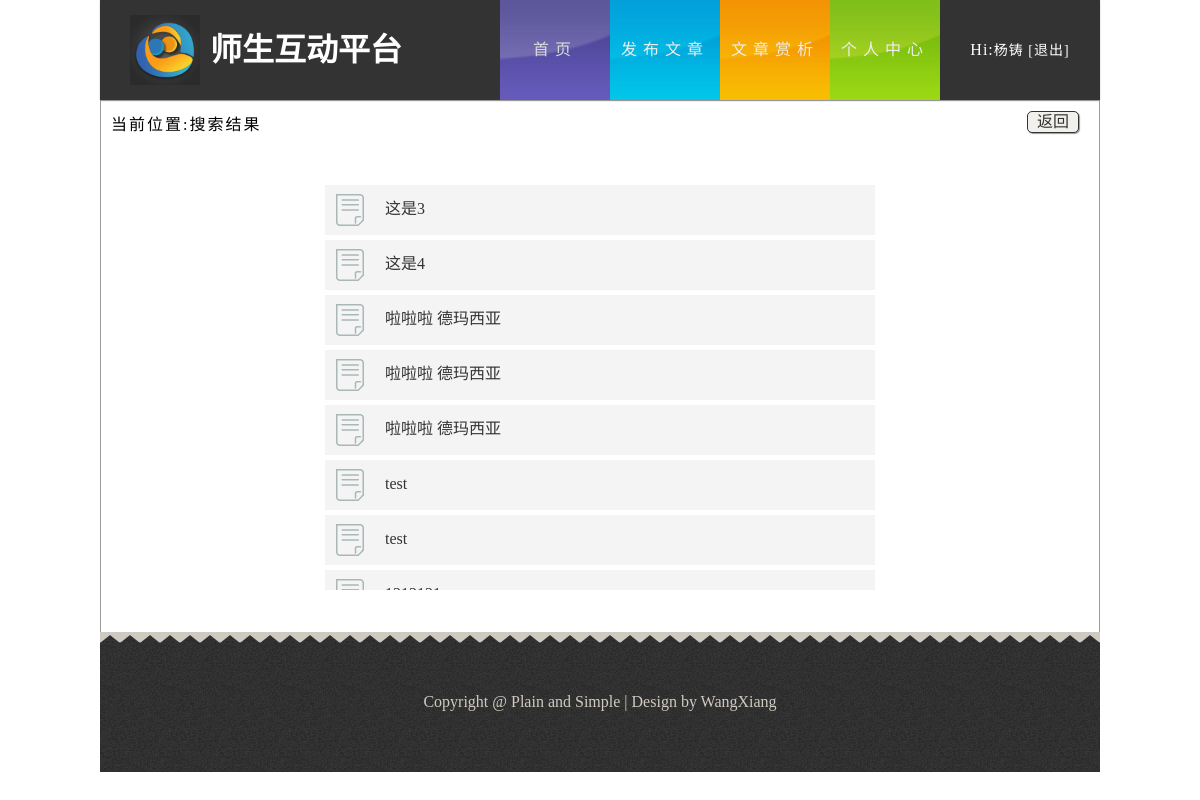
The page /search.php (signed in) on the database its author committed.
### tables this page shows
CREATE TABLE `tb_paragraph` (
  `para_id` int(11) NOT NULL AUTO_INCREMENT,
  `para_content` varchar(10000) NOT NULL,
  `para_publish` int(20) DEFAULT NULL COMMENT '发布时间',
  `para_title` varchar(255) NOT NULL,
  `para_kind` varchar(255) DEFAULT NULL,
  `para_video` varchar(255) DEFAULT NULL,
  `para_picture` varchar(255) DEFAULT NULL,
  `account` varchar(255) DEFAULT NULL,
  `count_read` int(10) DEFAULT '0',
  `count_send` int(10) DEFAULT '0',
  `count_discuss` int(10) DEFAULT '0',
  `type` varchar(10) DEFAULT NULL,
  PRIMARY KEY (`para_id`)
);

### public/search.php (the view, shortened to what this page needs)
<!DOCTYPE html>
<html lang="zh-cn">
<head>
	<link rel="stylesheet" href="css/style.css">
</head>
<body>
    <header id="header">
	    <div class="sec">
		    <h1 class="logo">师生互动平台</h1>
			<nav class="link">
			    <ul class="o-nav">
			        <li class="active"><a href="index.php" class="s-bc">首页</a></li>
				    <li><a href="addarticle.php" class="f-bc">发布文章</a></li>
				    <li><a href="paragraph.php?page=1" class="w-bc">文章赏析</a></li>
				    <li><a href="setinfo.php" class="d-bc">个人中心</a></li>
			    </ul>
				<div class="dz">
				    <ul>
					<?php
						if(isset($_COOKIE["name"])){
							echo "<div class=\"dlz\">Hi:<a href=\"setinfo.php\"><span>".$_COOKIE["name"]." </span></a><a href=\"logout.php\">[退出]</a></div>";
						}else{
					?>
					   <li><a href="login.php">登录</a></li>
					   <li><a href="register.php">注册</a></li>
					<?php
						}
					?>
					</ul>
				</div>
			</nav>
		</div>
	</header>
    <div id="content" style="width:998px;border:1px solid #999;height:530px;padding:0">
	    <div class="wk zylb" style="background:#fff;">
		    <div class="wz">
			    当前位置:搜索结果
			</div>
		    <div class="return">
			    <a href="javascript:history.go(-1)" style=" color:#333">返回</a>
			</div>
			<div class="ssym">
			    <div class="sszs" style="overflow-y: scroll;">
		<?php
			$search = $_GET['search'];
			$result = mysql_query("SELECT * FROM tb_paragraph WHERE para_title like '%".$search."%'");
			while ($row = mysql_fetch_array($result)) {
				echo "<div class=\"ssjg\">";
				echo 	"<div class=\"fbr\">";
				echo 		"<img src=\"img/form.png\" style=\"width: 32px; margin-top: 9px; margin-left: 9px;\" />";
				echo 	"</div>";
				echo 	"<div class=\"bt\">";
				echo 		"<a class=\"link\" href=\"#\">".$row['para_title']."<span style=\"display:none;\">".$row['para_id']."</span></a>";
				echo 	"</div>";
				echo "</div>";
			}
		?>
			    </div>
			</div>
		</div>
	</div>
	<footer>
	    <div class="footer">
		      Copyright&nbsp;&#64;&nbsp;Plain and Simple&nbsp;&#124;&nbsp;Design by WangXiang
		</div>
	</footer>
</body>
</html>

### public/css/style.css (style rules this page uses)
body,ul,h1 { margin:0; padding:0; }
.wk { width:998px; height:420px; }
.zylb { height:531px; background:#cecabf; }
.zylb>.wz { display:inline-block; margin:10px 0 0 10px; letter-spacing:2px; }
.zylb>.return { float:right; width:50px; height:20px; line-height:20px; border:1px solid #333; border-radius:5px; text-align:center; margin:10px 20px 0 0; display:inline-block; box-shadow:1px 1px 1px #999; background:#f1f0ec; }
.return>a { color:#333; }
#header { width:100%; height:100px; background-color:#fff; }
ul { list-style:none; }
a { text-decoration:none;color:#333 }
.sec { width:1000px; height:100px; background-color:#333; margin:0 auto; box-shadow:0 1px 1px #999; position:relative; z-index:9999; }
.logo { background:url(../img/logo.png) no-repeat; background-size:70px 70px; width:330px; height:70px; text-indent:80px; float:left; margin-left:30px; margin-top:15px; color:#fff; line-height:70px; }
#header .link { float:right; height:100px; width:600px; text-align:center; line-height:100px; letter-spacing:6px; }
#header .o-nav li { float:left; width:110px; }
#header .o-nav li>a { display:block; color:#eee; }
#header .s-bc { background:url(../img/bg1.png) no-repeat; background-size:110px 100px; }
#header .f-bc { background:url(../img/bg2.png) no-repeat; background-size:110px 100px; }
#header .d-bc { background:url(../img/bg3.png) no-repeat; background-size:110px 100px; }
#header .w-bc { background:url(../img/bg4.png) no-repeat; background-size:110px 100px; }
#header .o-nav li>a:hover,#header .o-nav .active>a { opacity:0.9; }
#header .dz .dlz { color:#fff;letter-spacing:1px }
#header .dz .dlz>a { color:#fff;font-size:14px; }
#content { background:#cecabf; width:1000px; height:auto; margin:0 auto; padding-bottom:30px; }
footer { margin:0 auto; width:1000px; background:#cecabf; }
.footer { background:url(../img/footer.png); width:1000px; height:140px; color:#d0cbc0; text-align:center; line-height:140px; font-family:SimHei; }
.ssym { margin-top:50px;margin-bottom:30px; }
.ssym .ssjg { width:550px;margin:0 auto;background:#f4f4f4;margin-bottom:5px; }
.ssym .sszs { height:405px;overflow-y:hidden }
.ssym .ssjg .fbr { width:50px; height:50px; overflow:hidden; display:inline-block;vertical-align:middle;margin-right:10px; }
.ssym .ssjg .fbr img { width:50px; }
.ssym .ssjg .bt { display:inline-block; }

### rows shown on the page
tb_paragraph: para_title "这是3"
tb_paragraph: para_title "这是4"
tb_paragraph: para_title "啦啦啦 德玛西亚"
tb_paragraph: para_title "啦啦啦 德玛西亚"
tb_paragraph: para_title "啦啦啦 德玛西亚"
tb_paragraph: para_title "test"
tb_paragraph: para_title "test"

### other values the page prints
$_COOKIE["name"] "杨铸"
